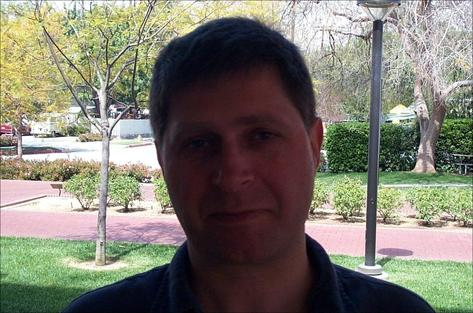
#> input picture Computer_Vision/Assignment1/dataset/train/Faces/image_0016.jpg, 473 x 313 px, given in place of image_0001.jpg, which was not available
$ jupyter execute --allow-errors Problem2.ipynb   (text cells are left out)
#> lines starting #> are read from the running program, lines starting #| are printed output that depends on the picture; pictures that were not available may be replaced by others from this repository, and a replacement may not be noted
#> further down, img is the input picture: shape (313, 473, 3); mean B, G, R 110.1, 122, 124.9
#> `gray = cv2.cvtColor(img, cv2.COLOR_BGR2GRAY)`:
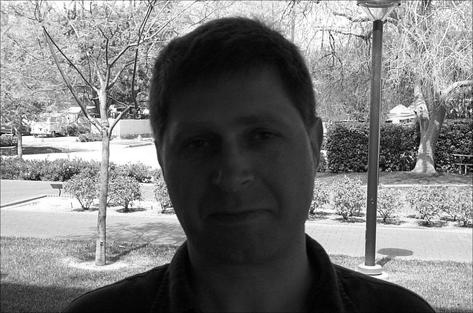
#> gray: shape (313, 473); min 1, max 255, mean 121.5
#> `kpt, desc = detector.detectAndCompute(gray, None)`: kpt = 494 keypoints; strongest (x, y, size): (31, 132, 31), (120, 113, 31), (128, 207, 31), (117, 109, 31)
#| 1/60 - dataset/train/Faces/image_0001.jpg - 494 feature points are detected
[cell 1]
import cv2
import numpy as np
from tqdm import tqdm

[cell 2]
import os
base_path = "dataset/train"
categories = [name for name in os.listdir(base_path)]
detector = cv2.ORB_create()

[cell 3]
categories

[cell 4]
train_paths = []
train_labels = []
train_features = np.array([])
img_len = 30
count = 0

#> (a cell that did not finish here is left out)

[cell 6]
# SVM image classifier
class Classifier:

    # Constructor
    # code_words: the number of codewords
    # base_path: path contains the data
    def __init__(self, code_words, base_path):
        # Load the dictionary file
        self.dictionary = np.load("dictionary.npy")
        self.dictionary_size = code_words

        # Create instance of KNN algorithm
        self.knn = cv2.ml.KNearest_create()

        # Obtain images path
        self.train_paths = []
        self.train_labels = []
        for idx, category in enumerate(categories):
            dir_path = base_path + '/' + category
            for i in range(img_len):
                img_path = dir_path + '/' + 'image_%04d.jpg' % (i+1)

                # Store labels and path
                self.train_paths.append(img_path)
                self.train_labels.append(idx)

        # Create histogram of codewords
        self.hists = np.float32(np.zeros((len(self.train_paths), self.dictionary_size)))

        # Create SVM
        self.svm = cv2.ml.SVM_create()


    # Start training KNN
    def train_knn(self):
        # Train KNN
        self.knn.train(self.dictionary, cv2.ml.ROW_SAMPLE, np.float32(range(self.dictionary_size)))

        # Loop to update histogram of codewords
        for i, path in enumerate(self.train_paths):
            # Read images
            img = cv2.imread(path)
            gray = cv2.cvtColor(img, cv2.COLOR_BGR2GRAY)
            # Obtain features
            kpt, desc = detector.detectAndCompute(gray, None)

            # Clustering
            ret, result, neighbours, dist = self.knn.findNearest(np.float32(desc), k=1)
            hist, bins = np.histogram(np.int32(result), bins=range(self.dictionary_size + 1))

            # Update histogram
            self.hists[i, :] = np.float32(hist) / np.float32(np.sum(hist))


    # Train SVM
    # file_name=place to save the model
    def fit(self, file_name="svmmodel.xml"):
        self.train_knn()
        svm_model_file = file_name
        # Train SVM
        self.svm.train(self.hists, cv2.ml.ROW_SAMPLE, np.array(self.train_labels))
        # Save SVM
        self.svm.save(svm_model_file)

    # Get prediction
    def predict(self, test_desc):
        return self.svm.predict(test_desc)


    # Get prediction
    # img_path=Path to the image
    # [17 lines left out: function get_prediction, not called in this run]

[cell 7]
# Create an instance of Classifier with other codewords and kernels
def svm_classifier(code_words, kernel = None):
    # Dictionary path
    dict_file = "dictionary.npy"
    criteria = (cv2.TERM_CRITERIA_EPS + cv2.TERM_CRITERIA_MAX_ITER, 10, 0.1)

    # Start K-means algorithm
    ret, label, dictionary = cv2.kmeans(train_features, code_words, None, criteria, 10, cv2.KMEANS_RANDOM_CENTERS)

    # Save the dictionary
    np.save(dict_file, dictionary)

    # Create the model
    model = Classifier(code_words=code_words, base_path=base_path)

    # If a kernel is set
    if kernel is not None:
        model.svm.setKernel(kernel)

    # Train SVM
    model.fit()

    return model

[cell 8]
# Obtain training accuracy
# [17 lines left out: function get_train_accuracy, not called in this run]

[cell 9]
# Obtain training accuracy
# [17 lines left out: function get_test_accuracy, not called in this run]

[cell 10]
train_acc = []
#> train_acc = []
test_acc = []
MAX_CODEWORDS = 500

#> (a cell that did not finish here is left out)

#> in svm_classifier, `ret, label, dictionary = cv2.kmeans(train_features, code_words, None, ..`:
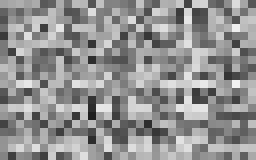
#> dictionary: shape (20, 32) float32 (shown 8 times larger); min 30.57, max 243.9, mean 146.8
#> in svm_classifier, `ret, label, dictionary = cv2.kmeans(train_features, code_words, None, ..`: ret = 195335177.2; label = 1821 values, max 19 at index 162, min 0 at index 4, mean 9.31
#> in train_knn, `ret, result, neighbours, dist = self.knn.findNearest(np.float32(desc),..`: ret = 2; result = 494 values, max 19 at index 162, min 0 at index 4, mean 8.91; neighbours has the same summary as result; dist = 494 values, max 212021.1 at index 48, min 51030.3 at index 469, mean 119817.6
#> in train_knn, `hist, bins = np.histogram(np.int32(result), bins=range(self.dictionary..`: hist = 20 values, max 63 at index 0, min 6 at index 13, mean 24.7; bins = 21 values from 0 to 20
#> in train_knn, `self.hists[i, :] = np.float32(hist) / np.float32(np.sum(hist))`:
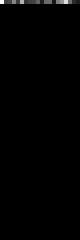
#> self.hists: shape (60, 20) float32 (shown 4 times larger); min 0, max 0.128, mean 0.000833; drawn with min black and max white

    # Save accuracies
    train_acc.append(get_train_accuracy(model))
    test_acc.append(get_test_accuracy(model))

    # Monitor the process
    print(f"{code_words} code words accuracy: train({train_acc[-1]:.6f})\t test({test_acc[-1]:.6f})")

[cell 12]
import matplotlib.pyplot as plt

#> (the rest of this cell did not finish here and is left out)

[cell 13]
train_acc = []
test_acc = []

#> (a cell that did not finish here is left out)

#> call 2 of svm_classifier, with code_words = 20, kernel = 5
#> in svm_classifier (call 2), `ret, label, dictionary = cv2.kmeans(train_features, code_words, None, ..`:
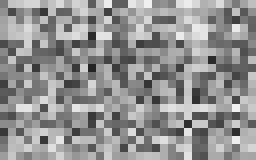
#> dictionary: shape (20, 32) float32 (shown 8 times larger); min 36.42, max 242, mean 146.8
#> in svm_classifier (call 2), `ret, label, dictionary = cv2.kmeans(train_features, code_words, None, ..`: ret = 194941595.8; label = 1821 values, max 19 at index 11, min 0 at index 43, mean 9.42

$ run again, on Computer_Vision/Assignment1/dataset/train/Faces_easy/image_0005.jpg
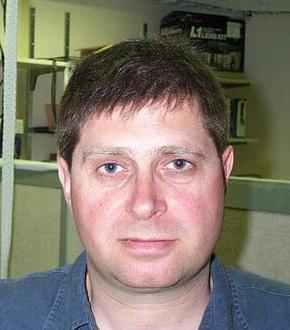
#> input picture Computer_Vision/Assignment1/dataset/train/Faces_easy/image_0005.jpg, 290 x 330 px, given in place of image_0001.jpg, which was not available
#> img is the input picture: shape (330, 290, 3); mean B, G, R 108.9, 120.7, 129.9
#> `gray = cv2.cvtColor(img, cv2.COLOR_BGR2GRAY)`:
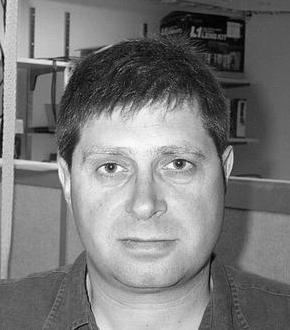
#> gray: shape (330, 290); min 0, max 253, mean 122.1
#> `kpt, desc = detector.detectAndCompute(gray, None)`: kpt = 470 keypoints; strongest (x, y, size): (102, 167, 31), (54, 60, 31), (51, 61, 31), (111, 166, 31)
#| 1/90 - dataset/train/Faces/image_0001.jpg - 470 feature points are detected
#> train_acc = []
#> in svm_classifier, `ret, label, dictionary = cv2.kmeans(train_features, code_words, None, ..`: ret = 293668178.9; label = 2643 values, max 19 at index 14, min 0 at index 20, mean 10.26
#> in train_knn, `ret, result, neighbours, dist = self.knn.findNearest(np.float32(desc),..`: ret = 4; result = 470 values, max 19 at index 14, min 0 at index 20, mean 10.57; neighbours has the same summary as result; dist = 470 values, max 174287.1 at index 196, min 44846.6 at index 87, mean 103759.3
#> hist = 20 values, max 80 at index 16, min 8 at index 8, mean 23.5; bins = 21 values from 0 to 20
#> in svm_classifier (call 2), `ret, label, dictionary = cv2.kmeans(train_features, code_words, None, ..`:
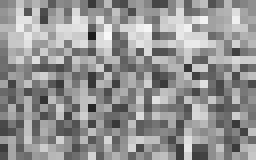
#> dictionary: shape (20, 32) float32 (shown 8 times larger); min 27.19, max 249, mean 147.6
#> in svm_classifier (call 2), `ret, label, dictionary = cv2.kmeans(train_features, code_words, None, ..`: ret = 294325526.3; label = 2643 values, max 19 at index 26, min 0 at index 30, mean 9.61

$ run again, on Computer_Vision/Assignment1/dataset/train/Faces_easy/image_0006.jpg
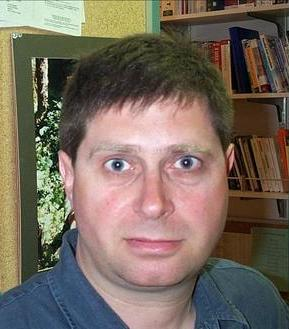
#> input picture Computer_Vision/Assignment1/dataset/train/Faces_easy/image_0006.jpg, 289 x 329 px, given in place of image_0001.jpg, which was not available
#> img is the input picture: shape (329, 289, 3); mean B, G, R 94.2, 105.9, 119.1
#> `gray = cv2.cvtColor(img, cv2.COLOR_BGR2GRAY)`:
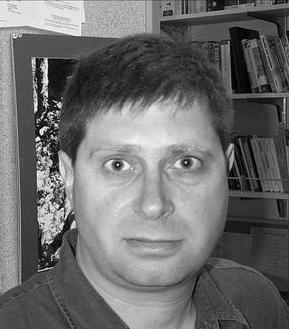
#> gray: shape (329, 289); min 0, max 254, mean 108.5
#> `kpt, desc = detector.detectAndCompute(gray, None)`: kpt = 461 keypoints; strongest (x, y, size): (38, 137, 31), (41, 134, 31), (36, 139, 31), (38, 138, 37.2)
#| 1/90 - dataset/train/Faces/image_0001.jpg - 461 feature points are detected
#> train_acc = []
#> in svm_classifier, `ret, label, dictionary = cv2.kmeans(train_features, code_words, None, ..`: ret = 303074031.2; label = 2625 values, max 19 at index 253, min 0 at index 9, mean 9.6
#> in train_knn, `ret, result, neighbours, dist = self.knn.findNearest(np.float32(desc),..`: ret = 13; result = 461 values, max 19 at index 253, min 0 at index 9, mean 9.13; neighbours has the same summary as result; dist = 461 values, max 211917.8 at index 154, min 51402.5 at index 294, mean 114910.7
#> hist = 20 values, max 36 at index 4, min 7 at index 14, mean 23.05; bins = 21 values from 0 to 20
#> in svm_classifier (call 2), `ret, label, dictionary = cv2.kmeans(train_features, code_words, None, ..`:
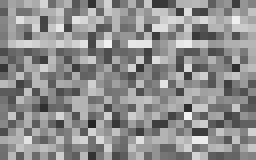
#> dictionary: shape (20, 32) float32 (shown 8 times larger); min 38.04, max 241.9, mean 142.4
#> in svm_classifier (call 2), `ret, label, dictionary = cv2.kmeans(train_features, code_words, None, ..`: ret = 302549375.8; label = 2625 values, max 19 at index 4, min 0 at index 19, mean 9.29
